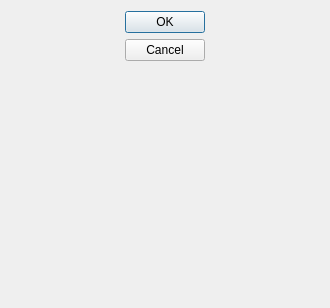
<?xml version="1.0" encoding="UTF-8"?>
<ui version="4.0">
 <class>ArrayDialog</class>
 <widget class="QDialog" name="ArrayDialog">
  <property name="geometry">
   <rect>
    <x>0</x>
    <y>0</y>
    <width>330</width>
    <height>308</height>
   </rect>
  </property>
  <property name="windowTitle">
   <string>Список</string>
  </property>
  <layout class="QGridLayout" name="gridLayout">
   <item row="0" column="1">
    <widget class="QDialogButtonBox" name="buttonBox">
     <property name="orientation">
      <enum>Qt::Vertical</enum>
     </property>
     <property name="standardButtons">
      <set>QDialogButtonBox::Cancel|QDialogButtonBox::Ok</set>
     </property>
    </widget>
   </item>
   <item row="0" column="0">
    <layout class="QVBoxLayout" name="verticalLayout"/>
   </item>
  </layout>
 </widget>
 <resources/>
 <connections>
  <connection>
   <sender>buttonBox</sender>
   <signal>accepted()</signal>
   <receiver>ArrayDialog</receiver>
   <slot>accept()</slot>
   <hints>
    <hint type="sourcelabel">
     <x>248</x>
     <y>254</y>
    </hint>
    <hint type="destinationlabel">
     <x>157</x>
     <y>274</y>
    </hint>
   </hints>
  </connection>
  <connection>
   <sender>buttonBox</sender>
   <signal>rejected()</signal>
   <receiver>ArrayDialog</receiver>
   <slot>reject()</slot>
   <hints>
    <hint type="sourcelabel">
     <x>316</x>
     <y>260</y>
    </hint>
    <hint type="destinationlabel">
     <x>286</x>
     <y>274</y>
    </hint>
   </hints>
  </connection>
 </connections>
</ui>
